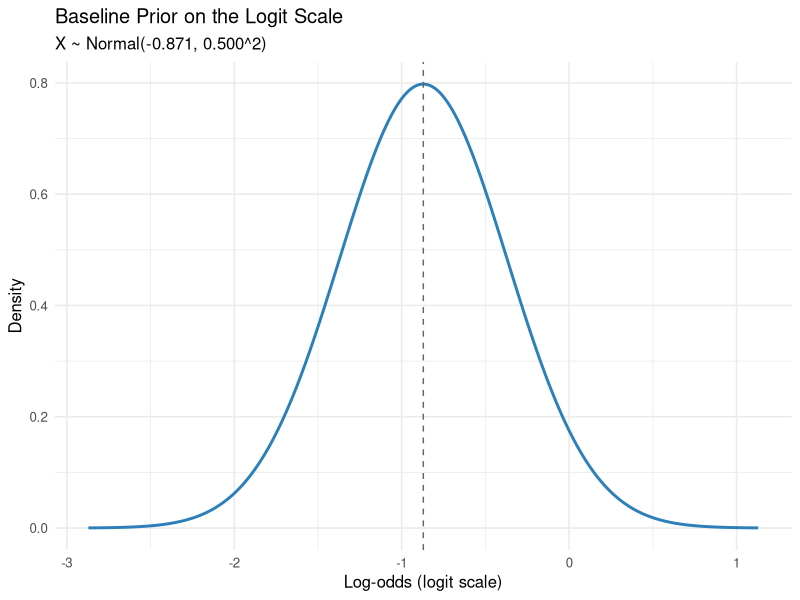
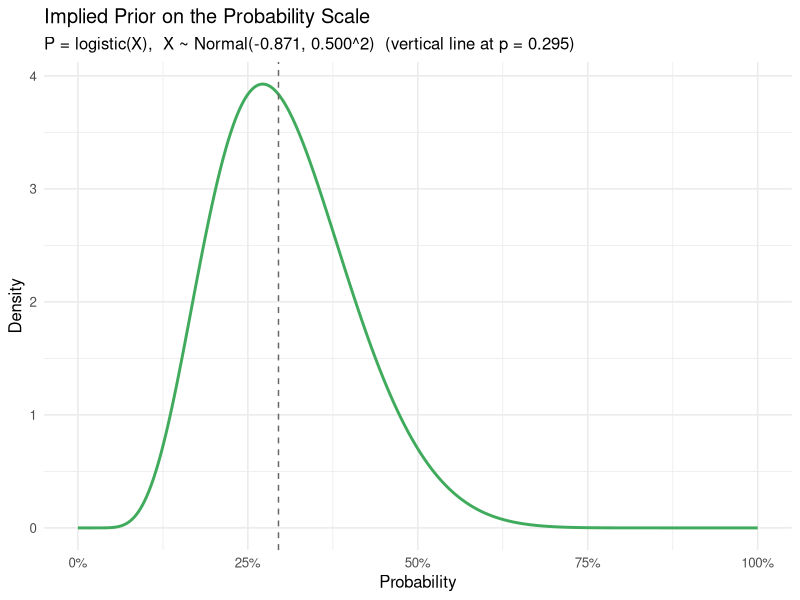

Reproduce these figures in R, in order.
# Required packages
library(ggplot2)
library(dplyr)
library(scales)

# Parameters of the prior (logit scale)
mu  <- -0.871   # mean on logit scale (logit(0.295) ≈ -0.871)
sdx <- 0.5      # standard deviation on logit scale

# ----- 1) Prior on the logit scale -----
# Choose a range wide enough to capture essentially all mass
x_min <- mu - 4*sdx
x_max <- mu + 4*sdx

df_logit <- data.frame(
  x = seq(x_min, x_max, length.out = 1000)
) |>
  mutate(
    density = dnorm(x, mean = mu, sd = sdx)
  )

subtitle_logit <- sprintf("X ~ Normal(%.3f, %.3f^2)", mu, sdx)

p1 <- ggplot(df_logit, aes(x = x, y = density)) +
  geom_line(color = "#2C7FB8", linewidth = 1) +
  geom_vline(xintercept = mu, linetype = "dashed", color = "grey40") +
  labs(
    title = "Baseline Prior on the Logit Scale",
    subtitle = subtitle_logit,
    x = "Log-odds (logit scale)",
    y = "Density"
  ) +
  theme_minimal(base_size = 12)

# Print the logit-scale plot
p1

# ----- 2) Implied prior on the probability scale -----
# We map a fine grid on p in (0,1), avoiding the boundaries where the Jacobian blows up.
df_prob <- data.frame(
  p = seq(1e-6, 1 - 1e-6, length.out = 2000)
) |>
  mutate(
    x       = qlogis(p),                             # logit(p)
    fx      = dnorm(x, mean = mu, sd = sdx),         # density on logit scale
    jac     = 1 / (p * (1 - p)),                     # |d/dp logit(p)|
    density = fx * jac                               # transformed density on probability scale
  )

# For reference, the mean probability implied by mu
p_mean <- plogis(mu)

subtitle_prob <- sprintf(
  "P = logistic(X),  X ~ Normal(%.3f, %.3f^2)  (vertical line at p = %.3f)",
  mu, sdx, p_mean
)

p2 <- ggplot(df_prob, aes(x = p, y = density)) +
  geom_line(color = "#41AB5D", linewidth = 1) +
  geom_vline(xintercept = p_mean, linetype = "dashed", color = "grey40") +
  scale_x_continuous(labels = percent_format(accuracy = 1)) +
  labs(
    title = "Implied Prior on the Probability Scale",
    subtitle = subtitle_prob,
    x = "Probability",
    y = "Density"
  ) +
  theme_minimal(base_size = 12)

# Print the probability-scale plot
p2